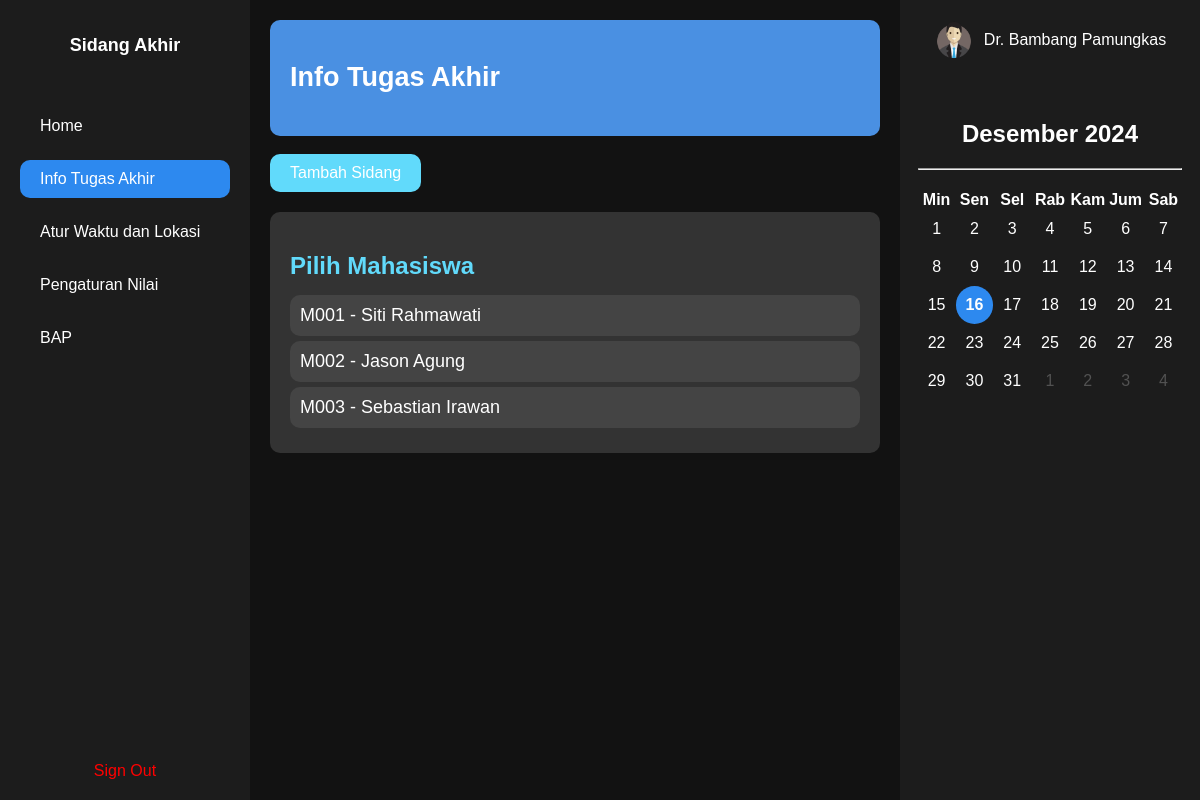
/koordinator/info (signed in), run on the app's committed database.
### tables this page shows
CREATE TABLE Nilai_Koordinator (id_nilai_koordinator INTEGER PRIMARY KEY, nik_koordinator TEXT REFERENCES Koordinator (nik), id_sidang INTEGER REFERENCES Sidang (ID_Sidang), nilai REAL);

CREATE TABLE Mahasiswa (
    npm TEXT PRIMARY KEY,
    nama TEXT NOT NULL,
    jurusan TEXT NOT NULL,
    angkatan INTEGER NOT NULL,
    jenis_ta INTEGER NOT NULL,
    judul_ta TEXT NOT NULL,
    email TEXT NOT NULL,
    password TEXT NOT NULL
);

CREATE TABLE Penguji (
    nik TEXT PRIMARY KEY,
    Nama TEXT NOT NULL,
    Email TEXT NOT NULL UNIQUE,
    Password TEXT NOT NULL
);

### app/routes/koordinator.py (the view, shortened to what this page needs)
@koordinator_bp.route('/info', methods=['GET', 'POST'])
def info():
    nama = session.get('nama', None)
    if(request.method == 'GET'):
        conn = get_db_connection()
        cursor = conn.cursor()
        cursor.execute("select * from InfoSidang")
        info = cursor.fetchall()
        cursor.execute("select * from Penguji")
        penguji = cursor.fetchall()
        cursor.execute("select * from Pembimbing")
        pembimbing = cursor.fetchall()
        cursor.execute("select npm, nama from Mahasiswa")  # Fetch mahasiswa data
        mahasiswa_list = cursor.fetchall()
        print('fdafa')
        conn.close()
        return render_template('koordinator/koordinator-info.html', nama=nama, info=info, penguji=penguji, pembimbing=pembimbing, mahasiswa_list=mahasiswa_list)

### app/routes/koordinator.py (called while the page is built)
def get_db_connection():
    conn = sqlite3.connect('database/database.db')
    conn.row_factory = sqlite3.Row
    return conn

@koordinator_bp.before_request
def require_login():
    allowed_routes = ['login', 'static']
    if 'email' not in session and request.endpoint not in allowed_routes:
        return redirect(url_for('login'))

### main.py (called while the page is built)
@app.before_request
def require_login():
    allowed_routes = ['login', 'static']
    if 'email' not in session and request.endpoint not in allowed_routes:
        return redirect(url_for('login'))

### templates/koordinator/koordinator-info.html (shortened to what this page needs)
<!DOCTYPE html>
<html lang="en">
    <head>
        <link rel="stylesheet" href="{{ url_for('static', filename='css/koordinator/koordinator-info.css') }}">
    </head>
<body>
    <div class="container">
        {% include 'koordinator/fragment/sidebar.html' %}
        <div id="main-side">
            <div id="greeting"><h2>Info Tugas Akhir</h2></div>
            <br>
            <button id="tambah-sidang-btn" onclick="toggleTambahSidang()">Tambah Sidang</button>
            <br>
            <div id="student-list">
                <h2>Pilih Mahasiswa</h2>
                {% for sidang in info %}
                <div class="student-item" id="{{sidang.ID_Sidang}}" onclick="showDetails('{{sidang.nik_penguji}}','{{sidang.nik_penguji2}}','{{sidang.nik_pembimbing}}', '{{sidang.npm_mahasiswa}}', '{{sidang.nama_mahasiswa}}', '{{sidang.judul_ta}}', '{{sidang.nama_penguji}}', '{{sidang.nama_penguji2}}','{{sidang.nama_pembimbing}}','{{sidang.jenis_ta}}', '{{sidang.tempat_sidang}}','{{sidang.tanggal_sidang}}','{{sidang.waktu_mulai}}', '{{sidang.waktu_selesai}}','{{sidang.ID_Sidang}}')">
                    {{sidang.npm_mahasiswa}} - {{sidang.nama_mahasiswa}}
                </div>
                {% endfor %}
            </div>
            <br>
            <br>
        </div>
        {% include 'koordinator/fragment/rightbar.html' %}
    </div>
</body>
</html>

### templates/koordinator/fragment/rightbar.html (shortened to what this page needs)
<aside class="calendar">
  <div class="user">
    <img src="{{ url_for('static', filename='png/profile-dosen.png') }}" alt="User">
    <span>{{nama}}</span>
  </div>
  <div class="cal-wrapper">
    <h2>Desember 2024</h2>
    <hr style="margin-bottom: 20px;">
    <table class="cal-table">
        <thead>
            <tr>
                <th>Min</th>
                <th>Sen</th>
                <th>Sel</th>
                <th>Rab</th>
                <th>Kam</th>
                <th>Jum</th>
                <th>Sab</th>
            </tr>
        </thead>
        <tbody id="calendar-body">
          <tr>
              <td data-day="1">1</td>
              <td data-day="2">2</td>
              <td data-day="3">3</td>
              <td data-day="4">4</td>
              <td data-day="5">5</td>
              <td data-day="6">6</td>
              <td data-day="7">7</td>
          </tr>
          <tr>
              <td data-day="8">8</td>
              <td data-day="9">9</td>
              <td data-day="10">10</td>
              <td data-day="11">11</td>
              <td data-day="12">12</td>
              <td data-day="13">13</td>
              <td data-day="14">14</td>
          </tr>
          <tr>
              <td data-day="15">15</td>
              <td data-day="16">16</td>
              <td data-day="17">17</td>
              <td data-day="18">18</td>
              <td data-day="19">19</td>
              <td data-day="20">20</td>
              <td data-day="21">21</td>
          </tr>
          <tr>
              <td data-day="22">22</td>
              <td data-day="23">23</td>
              <td data-day="24">24</td>
              <td data-day="25">25</td>
              <td data-day="26">26</td>
              <td data-day="27">27</td>
              <td data-day="28">28</td>
          </tr>
          <tr>
              <td data-day="29">29</td>
              <td data-day="30">30</td>
              <td data-day="31">31</td>
              <td style="color: rgb(82, 82, 82);">1</td>
              <td style="color: rgb(82, 82, 82);">2</td>
              <td style="color: rgb(82, 82, 82);">3</td>
              <td style="color: rgb(82, 82, 82);">4</td>
          </tr>
      </tbody>
    </table>
  </div>
</aside>

### static/css/koordinator/koordinator-info.css (style rules this page uses)
body { font-family: 'Arial', sans-serif; margin: 0; color: #fff; background-color: #121212; display: grid; grid-template-columns: auto; grid-template-rows: auto; height: 100vh; }
.container { display: grid; grid-template-columns: 250px 1fr 300px; grid-template-rows: auto; height: 100%; }
#main-side { gap: 20px; padding: 20px; }
#greeting { background-color: #4a90e2; border-radius: 10px; padding: 20px; color: white; font-size: 18px; }
#student-list { background-color: #333; padding: 20px; border-radius: 10px; }
#student-list h2 { margin-bottom: 15px; color: #61dafb; }
.student-item { font-size: 18px; margin: 5px 0; padding: 10px; background-color: #444; border-radius: 10px; cursor: pointer; }
.calendar { background: #1c1c1c; padding: 20px; display: flex; flex-direction: column; align-items: center; }
.calendar .user { display: flex; align-items: center; margin-bottom: 20px; }
.calendar .user img { border-radius: 50%; width: 40px; height: 40px; margin-right: 10px; }
.calendar .cal-wrapper { text-align: center; }
.calendar .cal-table { width: 100%; border-collapse: collapse; }
.calendar .cal-table td { text-align: center; padding: 10px; color: #fff; }
#tambah-sidang-btn { background-color: #61dafb; color: white; padding: 10px 20px; border: none; border-radius: 10px; cursor: pointer; font-size: 16px; margin-bottom: 20px; }

### data on the page
Nilai_Koordinator: npm_mahasiswa "M001", nama_mahasiswa "Siti Rahmawati"
Nilai_Koordinator: npm_mahasiswa "M002", nama_mahasiswa "Jason Agung"
Nilai_Koordinator: npm_mahasiswa "M003", nama_mahasiswa "Sebastian Irawan"
Penguji: Nama "Dr. Bambang Pamungkas"
